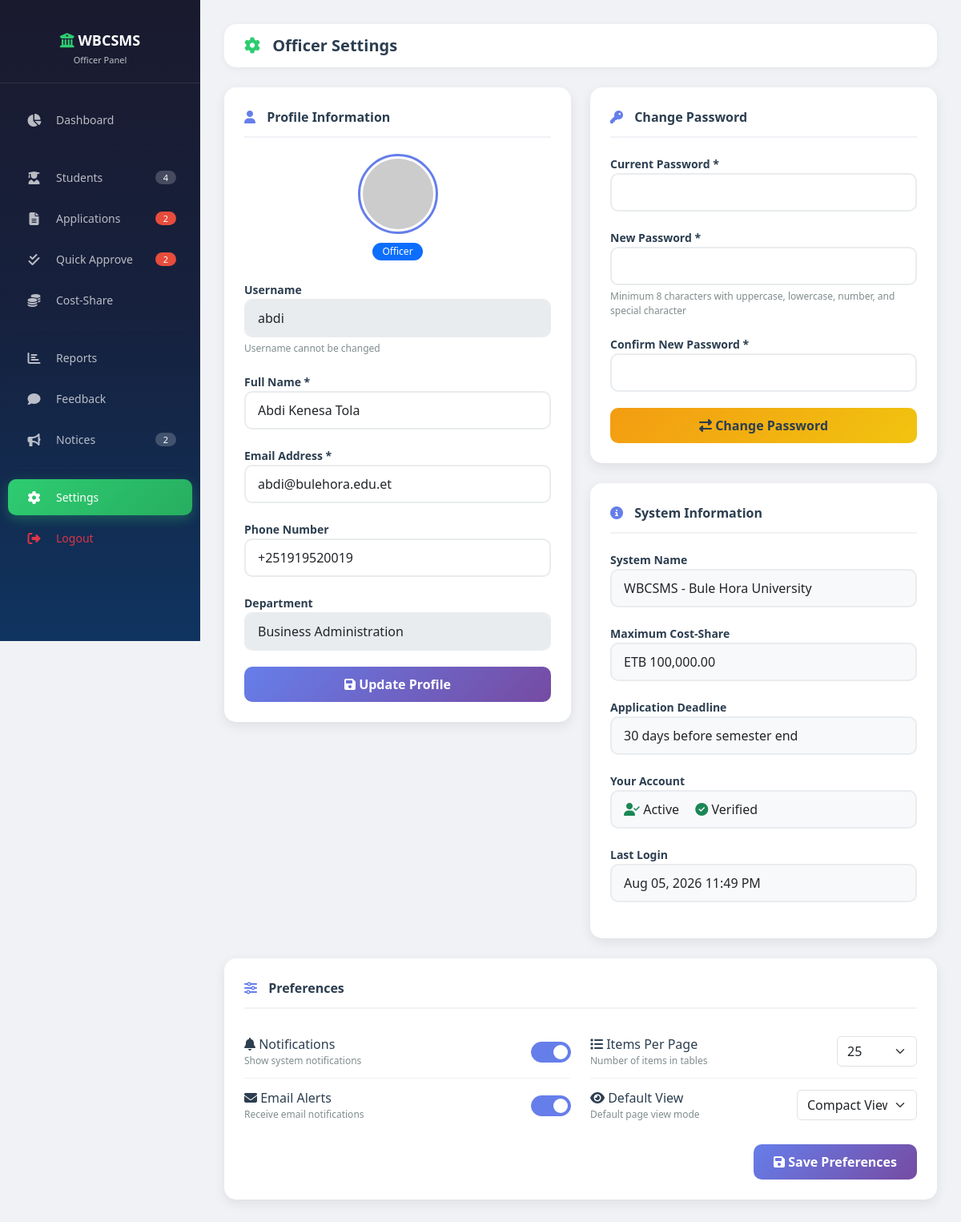
The app's page /modules/officer/settings.php (signed in) with its own data.
### tables this page shows
CREATE TABLE `users` (
  `user_id` int(11) NOT NULL,
  `username` varchar(50) NOT NULL,
  `email` varchar(100) NOT NULL,
  `password_hash` varchar(255) NOT NULL,
  `full_name` varchar(100) NOT NULL,
  `role_id` int(11) NOT NULL,
  `dept_id` int(11) DEFAULT NULL,
  `student_id` varchar(20) DEFAULT NULL,
  `phone` varchar(20) DEFAULT NULL,
  `profile_image` varchar(255) DEFAULT NULL,
  `is_active` tinyint(1) DEFAULT '1',
  `is_verified` tinyint(1) DEFAULT '0',
  `last_login` datetime DEFAULT NULL,
  `created_at` timestamp NOT NULL DEFAULT CURRENT_TIMESTAMP,
  `updated_at` timestamp NOT NULL DEFAULT CURRENT_TIMESTAMP ON UPDATE CURRENT_TIMESTAMP,
  `remember_token` varchar(255) DEFAULT NULL
);

CREATE TABLE `roles` (
  `role_id` int(11) NOT NULL,
  `role_name` varchar(50) NOT NULL,
  `role_description` text,
  `created_at` timestamp NOT NULL DEFAULT CURRENT_TIMESTAMP
);

CREATE TABLE `departments` (
  `dept_id` int(11) NOT NULL,
  `dept_code` varchar(20) NOT NULL,
  `dept_name` varchar(100) NOT NULL,
  `faculty` varchar(100) DEFAULT NULL,
  `budget_allocation` decimal(15,2) DEFAULT '0.00',
  `hod_user_id` int(11) DEFAULT NULL,
  `created_at` timestamp NOT NULL DEFAULT CURRENT_TIMESTAMP,
  `status` enum('active','inactive') DEFAULT 'active'
);

### includes/functions.php (called while the page is built, shortened)
<?php
function formatCurrency($amount) {
    return 'ETB ' . number_format($amount, 2);
}
function formatDateTime($datetime, $format = 'M d, Y h:i A') {
    return date($format, strtotime($datetime));
}
?>

### modules/officer/settings.php (the view, shortened to what this page needs)
<?php
require_once '../../includes/auth.php';
require_once '../../includes/functions.php';
$userId = $_SESSION['user_id'];
$stmt = $pdo->prepare("
    SELECT u.*, r.role_name, d.dept_name
    FROM users u
    JOIN roles r ON u.role_id = r.role_id
    LEFT JOIN departments d ON u.dept_id = d.dept_id
    WHERE u.user_id = ?
");
$stmt->execute([$userId]);
$user = $stmt->fetch();
$preferences = [];
$stmt = $pdo->query("
    SELECT setting_key, setting_value
    FROM system_settings
    WHERE setting_group = 'officer_preferences'
");
while ($row = $stmt->fetch()) {
    $preferences[$row['setting_key']] = $row['setting_value'];
}
$systemSettings = $pdo->query("
    SELECT setting_key, setting_value
    FROM system_settings
    WHERE setting_group IN ('general', 'financial')
")->fetchAll();
$settings = [];
foreach ($systemSettings as $setting) {
    $settings[$setting['setting_key']] = $setting['setting_value'];
}
?>
<!DOCTYPE html>
<html lang="en">
<head>
    <link href="https://cdn.jsdelivr.net/npm/bootstrap@5.3.0/dist/css/bootstrap.min.css" rel="stylesheet">
    <link rel="stylesheet" href="https://cdnjs.cloudflare.com/ajax/libs/font-awesome/6.4.0/css/all.min.css">
    <link href="../../assets/css/style.css" rel="stylesheet">
</head>
<body>
    <?php include '../../includes/officer_sidebar.php'; ?>
    <div class="main-content">
        <div class="top-nav">
            <h5><i class="fas fa-cog"></i> Officer Settings</h5>
        </div>
        <div class="row">
            <div class="col-lg-6">
                <div class="settings-card">
                    <div class="card-title">
                        <i class="fas fa-user"></i> Profile Information
                    </div>
                    <form method="POST">
                        <div class="text-center mb-4">
                            <img src="../../assets/images/avatar.png" alt="Profile"
                                 class="avatar-preview" onerror="this.src='https://via.placeholder.com/100'">
                            <div class="mt-2">
                                <span class="badge bg-primary"><?php echo ucfirst($user['role_name']); ?></span>
                            </div>
                        </div>
                        <div class="settings-group">
                            <label>Username</label>
                            <input type="text" class="form-control" value="<?php echo htmlspecialchars($user['username']); ?>" disabled>
                            <div class="help-text">Username cannot be changed</div>
                        </div>
                        <div class="settings-group">
                            <label>Full Name *</label>
                            <input type="text" class="form-control" name="full_name"
                                   value="<?php echo htmlspecialchars($user['full_name']); ?>" required>
                        </div>
                        <div class="settings-group">
                            <label>Email Address *</label>
                            <input type="email" class="form-control" name="email"
                                   value="<?php echo htmlspecialchars($user['email']); ?>" required>
                        </div>
                        <div class="settings-group">
                            <label>Phone Number</label>
                            <input type="text" class="form-control" name="phone"
                                   value="<?php echo htmlspecialchars($user['phone'] ?? ''); ?>">
                        </div>
                        <div class="settings-group">
                            <label>Department</label>
                            <input type="text" class="form-control"
                                   value="<?php echo htmlspecialchars($user['dept_name'] ?? 'N/A'); ?>" disabled>
                        </div>
                        <button type="submit" class="btn btn-primary w-100">
                            <i class="fas fa-save"></i> Update Profile
                        </button>
                    </form>
                </div>
            </div>
            <div class="col-lg-6">
                <div class="settings-card">
                    <div class="card-title">
                        <i class="fas fa-key"></i> Change Password
                    </div>
                    <form method="POST">
                        <div class="settings-group">
                            <label>Current Password *</label>
                            <input type="password" class="form-control" name="current_password" required>
                        </div>
                        <div class="settings-group">
                            <label>New Password *</label>
                            <input type="password" class="form-control" name="new_password" required>
                            <div class="help-text">
                                Minimum <?php echo PASSWORD_MIN_LENGTH; ?> characters with uppercase, lowercase, number, and special character
                            </div>
                        </div>
                        <div class="settings-group">
                            <label>Confirm New Password *</label>
                            <input type="password" class="form-control" name="confirm_password" required>
                        </div>
                        <button type="submit" class="btn btn-warning w-100">
                            <i class="fas fa-exchange-alt"></i> Change Password
                        </button>
                    </form>
                </div>
                <div class="settings-card">
                    <div class="card-title">
                        <i class="fas fa-info-circle"></i> System Information
                    </div>
                    <div class="settings-group">
                        <label>System Name</label>
                        <div class="form-control" style="background: #f8f9fa;">
                            <?php echo $settings['site_name'] ?? SITE_NAME; ?>
                        </div>
                    </div>
                    <div class="settings-group">
                        <label>Maximum Cost-Share</label>
                        <div class="form-control" style="background: #f8f9fa;">
                            <?php echo formatCurrency($settings['max_cost_share'] ?? 100000); ?>
                        </div>
                    </div>
                    <div class="settings-group">
                        <label>Application Deadline</label>
                        <div class="form-control" style="background: #f8f9fa;">
                            <?php echo ($settings['application_deadline_days'] ?? 30) . ' days before semester end'; ?>
                        </div>
                    </div>
                    <div class="settings-group">
                        <label>Your Account</label>
                        <div class="form-control" style="background: #f8f9fa;">
                            <i class="fas fa-user-check text-success"></i>
                            <?php echo $user['is_active'] ? 'Active' : 'Inactive'; ?>
                            <span class="ms-3">
                                <i class="fas fa-<?php echo $user['is_verified'] ? 'check-circle text-success' : 'times-circle text-danger'; ?>"></i>
                                <?php echo $user['is_verified'] ? 'Verified' : 'Not Verified'; ?>
                            </span>
                        </div>
                    </div>
                    <div class="settings-group">
                        <label>Last Login</label>
                        <div class="form-control" style="background: #f8f9fa;">
                            <?php echo $user['last_login'] ? formatDateTime($user['last_login']) : 'Never'; ?>
                        </div>
                    </div>
                </div>
            </div>
        </div>
        <div class="settings-card">
            <div class="card-title">
                <i class="fas fa-sliders-h"></i> Preferences
            </div>
            <form method="POST">
                <div class="row">
                    <div class="col-md-6">
                        <div class="preference-item">
                            <div>
                                <div class="pref-label">
                                    <i class="fas fa-bell"></i> Notifications
                                </div>
                                <div class="pref-desc">Show system notifications</div>
                            </div>
                            <div class="form-check form-switch">
                                <input class="form-check-input" type="checkbox" name="notifications"
                                       <?php echo ($preferences['notifications'] ?? 1) ? 'checked' : ''; ?>>
                            </div>
                        </div>
                        <div class="preference-item">
                            <div>
                                <div class="pref-label">
                                    <i class="fas fa-envelope"></i> Email Alerts
                                </div>
                                <div class="pref-desc">Receive email notifications</div>
                            </div>
                            <div class="form-check form-switch">
                                <input class="form-check-input" type="checkbox" name="email_alerts"
                                       <?php echo ($preferences['email_alerts'] ?? 1) ? 'checked' : ''; ?>>
                            </div>
                        </div>
                    </div>
                    <div class="col-md-6">
                        <div class="preference-item">
                            <div>
                                <div class="pref-label">
                                    <i class="fas fa-list"></i> Items Per Page
                                </div>
                                <div class="pref-desc">Number of items in tables</div>
                            </div>
                            <select class="form-select" name="items_per_page" style="width: 100px;">
                                <?php
                                $options = [10, 25, 50, 100];
                                $selected = $preferences['items_per_page'] ?? 25;
                                foreach ($options as $opt):
                                ?>
                                    <option value="<?php echo $opt; ?>" <?php echo $selected == $opt ? 'selected' : ''; ?>>
                                        <?php echo $opt; ?>
                                    </option>
                                <?php endforeach; ?>
                            </select>
                        </div>
                        <div class="preference-item">
                            <div>
                                <div class="pref-label">
                                    <i class="fas fa-eye"></i> Default View
                                </div>
                                <div class="pref-desc">Default page view mode</div>
                            </div>
                            <select class="form-select" name="default_view" style="width: 150px;">
                                <option value="compact" <?php echo ($preferences['default_view'] ?? 'list') == 'compact' ? 'selected' : ''; ?>>Compact View</option>
                            </select>
                        </div>
                    </div>
                </div>
                <div class="text-end mt-3">
                    <button type="submit" class="btn btn-primary">
                        <i class="fas fa-save"></i> Save Preferences
                    </button>
                </div>
            </form>
        </div>
    </div>
</body>
</html>

### assets/css/style.css (style rules this page uses)
* { margin: 0; padding: 0; box-sizing: border-box; }
body { font-family: 'Segoe UI', Tahoma, Geneva, Verdana, sans-serif; background: #f0f2f5; color: #2C3E50; }
.main-content { margin-left: 250px; padding: 30px; min-height: 100vh; }
.top-nav { background: white; padding: 15px 25px; border-radius: 15px; box-shadow: 0 2px 10px rgba(0,0,0,0.05); margin-bottom: 25px; display: flex; justify-content: space-between; align-items: center; }
.top-nav h5 { margin: 0; font-weight: 700; color: #2C3E50; }
.top-nav h5 i { color: #667eea; margin-right: 10px; }
.form-control { border-radius: 10px; border: 2px solid #e9ecef; padding: 10px 15px; transition: all 0.3s; }
.btn { border-radius: 10px; padding: 10px 25px; font-weight: 600; transition: all 0.3s; }
.btn-primary { background: linear-gradient(135deg, #667eea, #764ba2); border: none; }
.btn-warning { background: linear-gradient(135deg, #f39c12, #f1c40f); border: none; color: #2C3E50; }
.badge { padding: 5px 12px; border-radius: 20px; font-weight: 500; }

### modules/officer/settings.php (style rules this page uses)
.settings-card { background: white; border-radius: 15px; padding: 25px; box-shadow: 0 5px 15px rgba(0,0,0,0.08); margin-bottom: 25px; }
.settings-card .card-title { font-weight: 700; color: #2C3E50; border-bottom: 2px solid #f0f2f5; padding-bottom: 12px; margin-bottom: 20px; }
.settings-card .card-title i { color: #667eea; margin-right: 10px; }
.settings-group { margin-bottom: 20px; }
.settings-group label { font-weight: 600; color: #2C3E50; font-size: 14px; }
.settings-group .help-text { font-size: 12px; color: #7f8c8d; margin-top: 5px; }
.avatar-preview { width: 100px; height: 100px; border-radius: 50%; object-fit: cover; border: 3px solid #667eea; padding: 3px; }
.preference-item { display: flex; justify-content: space-between; align-items: center; padding: 12px 0; border-bottom: 1px solid #f0f2f5; }
.preference-item:last-child { border-bottom: none; }
.preference-item .pref-label { font-weight: 500; }
.preference-item .pref-desc { font-size: 12px; color: #7f8c8d; }
.form-switch .form-check-input { width: 50px; height: 26px; }
.form-switch .form-check-input:checked { background-color: #667eea; border-color: #667eea; }

### includes/officer_sidebar.php (style rules this page uses)
.main-content { margin-left: 250px; padding: 30px; min-height: 100vh; background: #f0f2f5; }
.top-nav { background: white; padding: 15px 25px; border-radius: 15px; box-shadow: 0 2px 10px rgba(0,0,0,0.05); margin-bottom: 25px; display: flex; justify-content: space-between; align-items: center; }
.top-nav h5 { margin: 0; font-weight: 700; color: #2C3E50; }
.top-nav h5 i { color: #2ecc71; margin-right: 10px; }

### records on screen
users: role.role_name "Officer", username "abdi", full_name "Abdi Kenesa Tola", email "abdi@bulehora.edu.et", phone "+251919520019", dept.dept_name "Business Administration", last_login "Aug 05, 2026 11:49 PM"

### other values on screen
$studentCount "4"
$pendingCount "2"
$noticeCount "2"
PASSWORD_MIN_LENGTH "8"
$settings['site_name'] "WBCSMS - Bule Hora University"
formatCurrency($settings['max_cost_share'] ?? 100000) "ETB 100,000.00"
$settings['application_deadline_days'] "30"
form field items_per_page "25"
